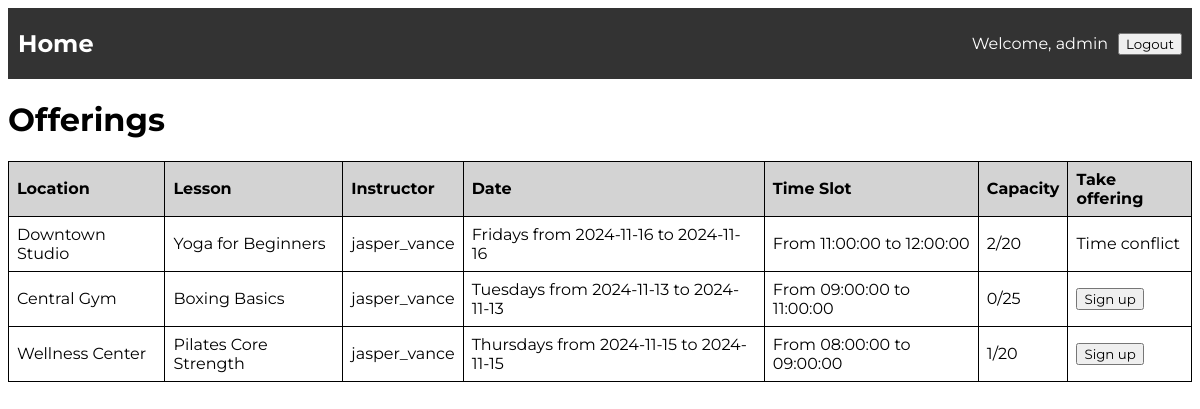
Page /offerings (signed in) on the committed database.
### models/models.py (models this page shows, shortened)
class Offering(db.Model):
    __tablename__ = 'offerings'
    offering_id = db.Column(db.Integer, primary_key=True, autoincrement=True)
    lesson_id = db.Column(
        db.Integer,
        db.ForeignKey('lessons.lesson_id', name='fk_lesson_id'),
        nullable=False
    )
    instructor_id = db.Column(
        db.Integer,
        db.ForeignKey('instructors.instructor_id', name='fk_instructor_id'),
        nullable=False
    )
    shedule_id = db.Column(
        db.Integer,
        db.ForeignKey('schedules.schedule_id', name='fk_schedule_id'),
        nullable=True
    )
    instructor = db.relationship('Instructor', backref=db.backref('offerings', lazy=True))
    schedule = db.relationship('Schedule', backref=db.backref('offerings', lazy=True))
    def is_full(self):
        count = len(Booking.query.filter_by(offering_id=self.offering_id).all())
        lesson = Lesson.query.filter_by(lesson_id=self.lesson_id).first()
        return count >= lesson.capacity
    def display_capacity(self):
        count = len(Booking.query.filter_by(offering_id=self.offering_id).all())
        lesson = Lesson.query.filter_by(lesson_id=self.lesson_id).first()
        return f"{count}/{lesson.capacity}"
    def overlaps(self, user_bookings):
        if user_bookings == None:
            return False
        for booking in user_bookings:
            if self.schedule.time_slot.overlaps(booking.offering.schedule.time_slot):
                return True
        return False

class Location(db.Model):
    __tablename__ = 'locations'
    location_id = db.Column(db.Integer, primary_key=True, autoincrement=True)
    name = db.Column(db.String(128), nullable=False)
    city = db.Column(db.String(128), nullable=False)
    address = db.Column(db.String(255), nullable=False)

class Lesson(db.Model):
    __tablename__ = 'lessons'
    lesson_id = db.Column(db.Integer, primary_key=True, autoincrement=True)
    name = db.Column(db.String(100), nullable=False, unique=True)
    lesson_type = db.Column(db.String(50), nullable=False)
    description = db.Column(db.String(255), nullable=False)
    capacity = db.Column(db.Integer, nullable=False)
    offerings = db.relationship('Offering', backref='lesson', lazy=True)
    lesson_time_slots = db.relationship('TimeSlot', back_populates='lesson', lazy=True)
    is_available = db.Column(db.Boolean, default=True)
    location_id = db.Column(db.Integer, db.ForeignKey('locations.location_id', name='fk_location_id'), nullable=True)
    location = db.relationship('Location', backref=db.backref('lessons', lazy=True))

class Instructor(db.Model):
    __tablename__ = 'instructors'
    instructor_id = db.Column(db.Integer, primary_key=True, autoincrement=True)
    name = db.Column(db.Text, nullable=False)
    age = db.Column(db.Integer, nullable=False)
    username = db.Column(db.String(128), unique=True, nullable=False)
    specialization = db.Column(db.String(128))
    phone = db.Column(db.String(128), nullable=False)
    password_hash = db.Column(db.String(128), nullable=False)

class TimeSlot(db.Model):
    __tablename__ = 'time_slots'
    id = db.Column(db.Integer, primary_key=True)
    start_time = db.Column(db.String(50), nullable=False)
    end_time = db.Column(db.String(50), nullable=False)
    is_available = db.Column(db.Boolean, default=True, nullable=False)
    lesson_id = db.Column(db.Integer, db.ForeignKey('lessons.lesson_id', name='fk_lesson_id'), nullable=False)
    lesson = db.relationship('Lesson', back_populates='lesson_time_slots', lazy=True)
    day_of_week = db.Column(db.String(50), nullable=False)
    def display_date(self):
        start_date = self.start_time.split(" ")[0]
        end_date = self.end_time.split(" ")[0]
        return f"{self.day_of_week}s from {start_date} to {end_date}"
    def display_time(self):
        start_hour = self.start_time.split(" ")[1]
        end_hour = self.end_time.split(" ")[1]
        return f"From {start_hour} to {end_hour}"
    def overlaps(self, other):
        start_time = datetime.strptime(self.start_time, "%Y-%m-%d %H:%M:%S")
        end_time = datetime.strptime(self.end_time, "%Y-%m-%d %H:%M:%S")
        other_start_time = datetime.strptime(other.start_time, "%Y-%m-%d %H:%M:%S")
        other_end_time = datetime.strptime(other.end_time, "%Y-%m-%d %H:%M:%S")
        return start_time < other_end_time and end_time > other_start_time

### main.py (the view)
@app.route("/offerings")
def offerings():
    offerings = Offering.query.all()
    user_bookings = Booking.query.filter_by(client_id=session['currentAccount']['client_id']).all()
    kid_bookings = None
    if session['currentAccount'].get('kid_id'):
        kid_bookings = Booking.query.filter_by(client_id=session['currentAccount']['kid_id']).all()
    return render_template("offerings.html", offerings=offerings, user_bookings=user_bookings, kid_bookings=kid_bookings)

### templates/offerings.html (shortened to what this page needs)
{% include 'header.html' %}
    <h1>Offerings</h1>
    <table>
        <thead>
            <tr>
                <th>Location</th>
                <th>Lesson</th>
                <th>Instructor</th>
                <th>Date</th>
                <th>Time Slot</th>
                <th>Capacity</th>
                {% if session.get('currentAccount') and not session['currentAccount'].get('is_kid_account') %}
                <th>Take offering</th>
                {% elif session['currentAccount'].get('is_kid_account') %}
                <th>Availability</th>
                {% endif %}
            </tr>
        </thead>
        <tbody>
            {% for offering in offerings %}
            <tr>
                <td>{{ offering.lesson.location.name }}</td>
                <td>{{ offering.lesson.name }}</td>
                <td>{{ offering.instructor.username}}</td>
                <td>{{ offering.schedule.time_slot.display_date() }}</td>
                <td>{{ offering.schedule.time_slot.display_time() }}</td>
                <td>{{ offering.display_capacity() }}</td>
                {% set has_overlap = offering.overlaps(user_bookings) %}
                {% set kid_has_overlap = offering.overlaps(kid_bookings) %}
                {% if offering.is_full() %}
                    <td>Class is full</td>
                {% else %}
                    {% if session.get('currentAccount') and not session['currentAccount'].get('is_kid_account') and not has_overlap %}
                        <td>
                            <form action="{{ url_for('book_class') }}" method="post" style="display:inline;">
                            <button type="submit">Sign up</button>
                            </form>
                        </td>
                    {% elif has_overlap %}
                        <td>Time conflict</td>
                    {% elif session['currentAccount'].get('is_kid_account') %}
                        <td>Can take</td>
                    {% endif %}
                {% endif %}
            </tr>
            {% endfor %}
        </tbody>
    </table>
</body>
</html>

### static/style.css (style rules this page uses)
* { font-family: "Montserrat", sans-serif; }
li, a, button { font-family: "Montserrat", sans-serif; }
table { width: 100%; border-collapse: collapse; }
th, td { border: 1px solid black; padding: 8px; text-align: left; }
th { background-color:lightgray; }

### rows in the picture
Offering: lesson.location.name "Downtown Studio", lesson.name "Yoga for Beginners", instructor.username "jasper_vance", schedule.time_slot.display_date "Fridays from 2024-11-16 to 2024-11-16", schedule.time_slot.display_time "From 11:00:00 to 12:00:00", display_capacity "2/20", shows "Time conflict"
Offering: lesson.location.name "Central Gym", lesson.name "Boxing Basics", instructor.username "jasper_vance", schedule.time_slot.display_date "Tuesdays from 2024-11-13 to 2024-11-13", schedule.time_slot.display_time "From 09:00:00 to 11:00:00", display_capacity "0/25"
Offering: lesson.location.name "Wellness Center", lesson.name "Pilates Core Strength", instructor.username "jasper_vance", schedule.time_slot.display_date "Thursdays from 2024-11-15 to 2024-11-15", schedule.time_slot.display_time "From 08:00:00 to 09:00:00", display_capacity "1/20"

### other values in the picture
{{ session['currentAccount']['username'] }} "admin"
